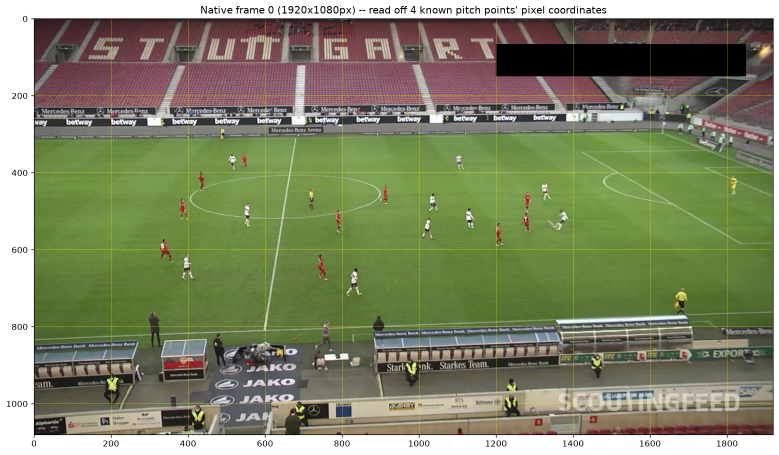
#> input picture stage4_local/frame0_grid.png, 1558 x 909 px (shown at 1/2 size)
$ python -i register_broadcast_pitch.py   (imports and definitions only)
#> lines starting #> are read from the running program, lines starting #| are printed output that depends on the picture; after the words box and inside, x2 and y2 are one past the last pixel; in counts of white or black regions, pixels touching at a corner belong together
#> further down, picture is the input picture: shape (909, 1558, 3); mean B, G, R 102, 133.4, 127.4
"""Track a moving broadcast camera and map each sampled frame to pitch metres."""

from __future__ import annotations

import argparse
import json
from pathlib import Path

import cv2
import numpy as np


# Manually audited against frame zero. Extra centre-circle and penalty-area
# correspondences make this more stable than extrapolating from hidden corners.
REFERENCE_WORLD = np.float32(
    [
        [0, 0], [52.5, 0], [105, 0], [52.5, 68],
        [52.5, 24.85], [52.5, 43.15], [43.35, 34], [61.65, 34],
        [16.5, 13.84], [16.5, 54.16], [88.5, 13.84], [88.5, 54.16],
    ]
)
REFERENCE_IMAGE_1920 = np.float32(
    [
        [293, 420], [943, 422], [1572, 422], [944, 847],
        [943, 524], [943, 630], [801, 576], [1085, 576],
        [459, 479], [246, 723], [1426, 479], [1615, 708],
    ]
)


def green_mask(frame: np.ndarray) -> np.ndarray:
    hsv = cv2.cvtColor(frame, cv2.COLOR_BGR2HSV)
#> hsv: shape (909, 1558, 3); mean H, S, V 51.1, 79.4, 140.5
    mask = cv2.inRange(hsv, np.array([28, 28, 28]), np.array([96, 255, 255]))
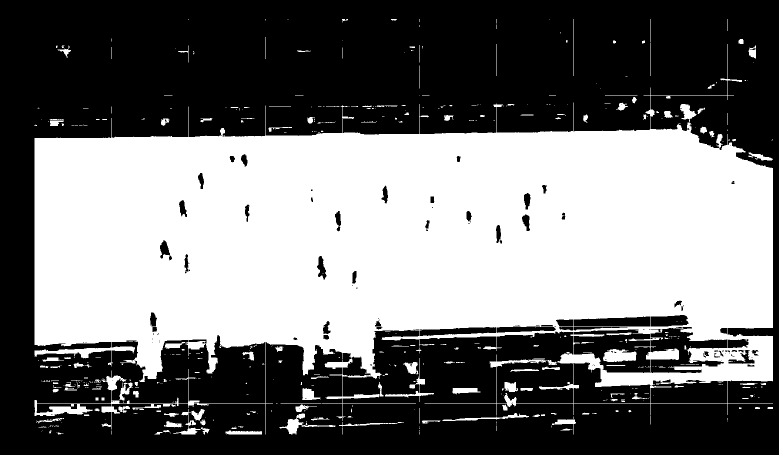
#> mask: shape (909, 1558) (shown at 1/2 size); 45.5% white; 491 white regions (337 under 20 px), largest, box (x1, y1, x2, y2) and area: (69, 88, 1546, 869) 623710, (1206, 698, 1273, 724) 1316, (559, 827, 671, 869) 1007
    return cv2.morphologyEx(mask, cv2.MORPH_OPEN, np.ones((3, 3), np.uint8))
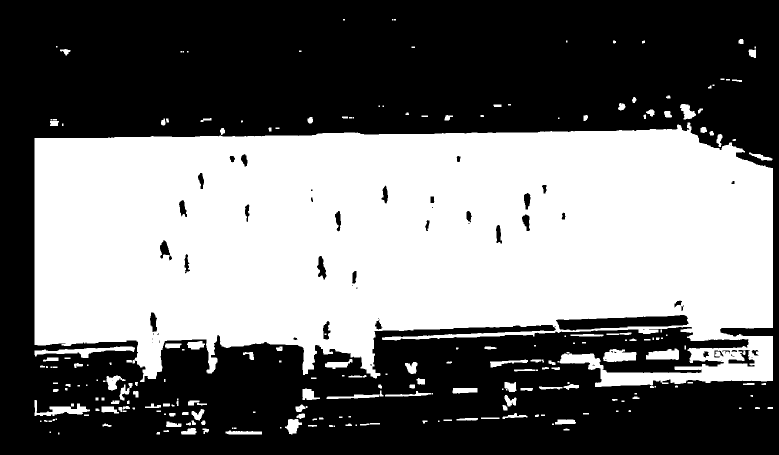
#> returned value: shape (909, 1558) (shown at 1/2 size); 44.7% white; 235 white regions (72 under 20 px), largest, box (x1, y1, x2, y2) and area: (69, 245, 1546, 774) 608049, (69, 693, 270, 716) 1727, (69, 800, 180, 832) 1354


# [98 lines left out: functions incremental_registration, main, not called in this run]


# [2 lines not run here, left out]

>>> import cv2
>>> picture = cv2.imread('../stage4_local/frame0_grid.png')
>>> result = green_mask(picture)
